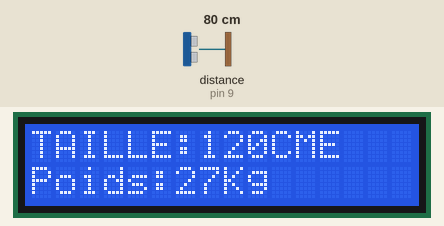
Bench run of a sketch on a simulated Arduino Uno, built with avr-gcc and run on an emulated ATmega328P. Shown: 16×2 character LCD. Wiring (inferred from the names in the program): ultrasonic range finder: trigger pin 8; echo pin 9. Inputs (shaded band) come from the test bench; at power-on: distance to the obstacle (sensor on pin 9) 80 cm. The echo pulse lasts 58.3 µs per cm; what the sketch prints to the serial monitor is not drawn.

Above: at 3.2 s.
3.3 s: distance to the obstacle (sensor on pin 9) set to 2 cm
At 8.8 s:
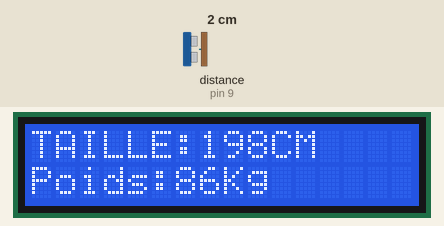
15.2 s: distance to the obstacle (sensor on pin 9) set to 4 cm
At 20.9 s:
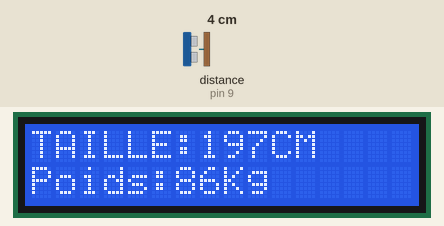
26.6 s: distance to the obstacle (sensor on pin 9) set to 9 cm
At 33.0 s:
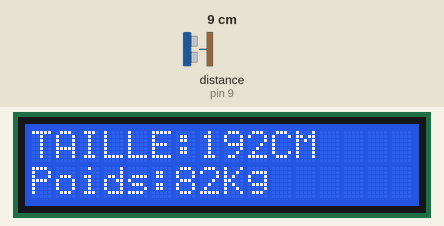
Timing chart, 0 to 34.5 s (numbered marks = the images above; inputs shaded):
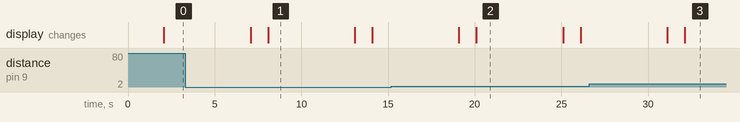

Measured:
- after the input at 15.2 s, the display: first differs from a run without the input after 4.9 s (image 2)
- after the input at 26.6 s, the display: first differs from a run without the input after 5.5 s (image 3)
- what the display in image 1 shows lasts 5.0 s, from 8.1 s to 13.1 s

The sketch:

ecran_lcd.ino
```cpp
#include <LiquidCrystal.h>
#include <SoftwareSerial.h>
#include <HX711.h>
LiquidCrystal lcd(12,11,5,4,3,2);
SoftwareSerial mySerial(7, 10);
HX711 scale;
float calibration_factor = -96650;

int trig = 8;
int echo = 9;
long lecture_echo;
long cm, taille, poids;

void setup(){

pinMode(trig, OUTPUT);
digitalWrite(trig, LOW);
pinMode(echo, INPUT);
Serial.begin(9600);
lcd.begin(16,2);
lcd.setCursor(0,0);
lcd.print ("TOISE-BALANCE");
delay (2000);
 // pinMode(6,OUTPUT); digitalWrite(6,HIGH);
 // Serial.println("Enter AT commands:");
  //mySerial.begin(9600);
//lcd.clear();
}

void loop(){

digitalWrite(trig, HIGH);
delayMicroseconds(10);
digitalWrite(trig, LOW);
lecture_echo = pulseIn(echo,HIGH);
cm = lecture_echo /58;
taille=200-cm;
poids=taille-100-((taille-150)/4);
Serial.print("Taille:");
Serial.println(taille);
Serial.print("Poids :");
Serial.println(poids);
lcd.setCursor (0,0);
lcd.print ("TAILLE: ");
lcd.setCursor (7,0);
lcd.print (taille);
lcd.setCursor (10,0);
lcd.print ("CM");
lcd.setCursor (0,1);
lcd.print ("Poids: ");
lcd.setCursor (6,1);
lcd.print (poids);
lcd.setCursor (8,1);
lcd.print ("Kg");

delay(5000);
lcd.clear();


//Bluetooth
  mySerial.print(taille);
  mySerial.print("x");
  mySerial.print(poids);
  delay(1000);
}
```
